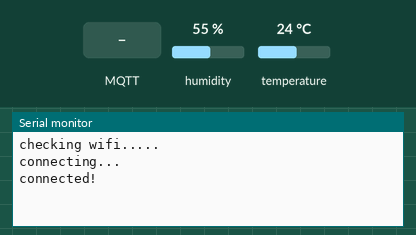
This sketch was run on a simulated ESP32. Shown: the last lines printed to the serial monitor. The inputs (shaded band) are chosen by the test bench; at power-on: humidity 55 %, temperature 24 °C. WiFi joins after 1.5 s; servers stay silent unless stated; no MQTT or app messages arrive unless stated.

Above: at 3.2 s.
3.3 s: MQTT message "1" arrives on the first subscribed topic
At 4.5 s:
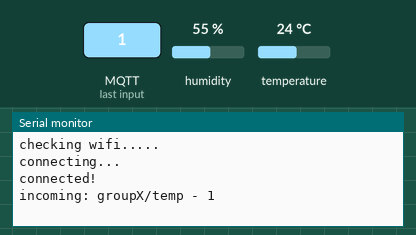
4.8 s: MQTT message "on" arrives on the first subscribed topic
At 5.6 s:
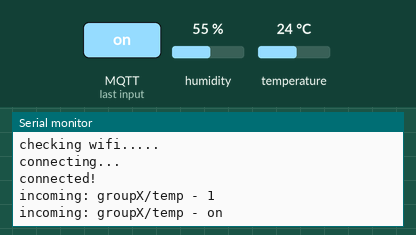
6.3 s: MQTT message "off" arrives on the first subscribed topic
At 6.7 s:
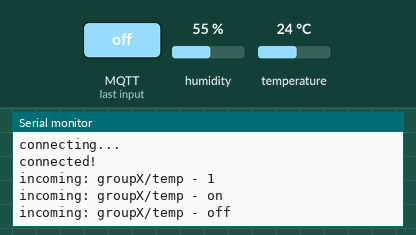

The sketch:

lab5.ino
```cpp
//หน้าเว็บ https://www.hivemq.com/demos/websocket-client/
#include <WiFi.h>
#include <MQTT.h>
#include "DHT.h"
#define DHTPIN 16     // Digital pin connected to the DHT sensor
// Uncomment whatever type you're using!
//#define DHTTYPE DHT11   // DHT 11
#define DHTTYPE DHT22   // DHT 22  (AM2302), AM2321
//#define DHTTYPE DHT21   // DHT 21 (AM2301)
const char ssid[] = "YOUR_SSID";
const char pass[] = "YOUR_PASSWORD";
const char mqtt_broker[] = "mqtt-dashboard.com";
const char mqtt_topic[] = "groupX/temp";
const char mqtt_client_id[] = "arduino_group_x"; // must change this string to a unique value
int MQTT_PORT = 1883;
WiFiClient net;
MQTTClient client;
unsigned long lastMillis = 0;
DHT dht(DHTPIN, DHTTYPE);

void connect() {
  Serial.print("checking wifi...");
  while (WiFi.status() != WL_CONNECTED) {
    Serial.print(".");
    delay(1000);
  }
  Serial.print("\nconnecting...");
  while (!client.connect(mqtt_client_id)) {
    Serial.print(".");
    delay(1000);
  }
  Serial.println("\nconnected!");
  client.subscribe(mqtt_topic);
}

void messageReceived(String &topic, String &payload) {
  Serial.println("incoming: " + topic + " - " + payload);
}

void setup() {
  Serial.begin(9600);
  WiFi.begin(ssid, pass);
  client.begin(mqtt_broker, MQTT_PORT, net);
  client.onMessage(messageReceived);
  connect();
  dht.begin();
}

void loop() {
  client.loop();
  if (!client.connected()) {
    connect();
  }
  // publish a message roughly every 10 seconds.
  if (millis() - lastMillis > 10000) {
    lastMillis = millis();
    float t = dht.readTemperature();
    client.publish(mqtt_topic, "Temp = " + String(t));
  }

}
```

Measured:
- after the input at 3.3 s, the serial monitor: prints a new line at once (image 1)
- after the input at 4.8 s, the serial monitor: prints a new line at once (image 2)
- after the input at 6.3 s, the serial monitor: prints a new line at once (image 3)
